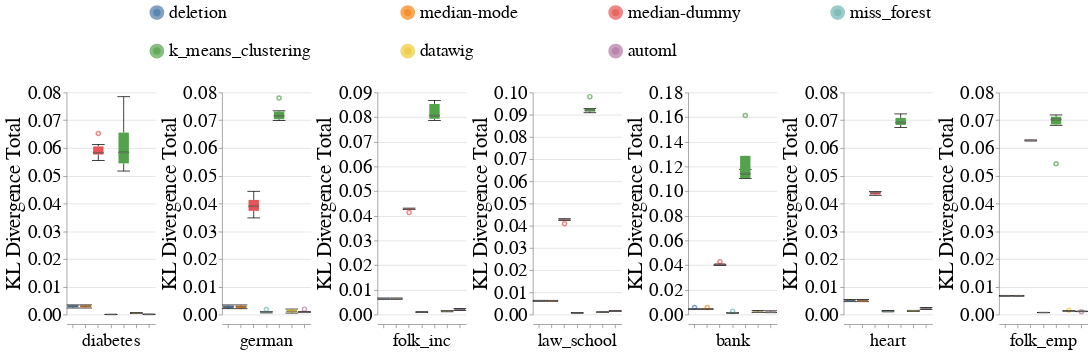

Here is the notebook cell this chart was saved with:
### Code cell
create_box_plots_for_diff_imputers_and_datasets_for_mixed_exp(train_injection_scenario='MCAR3',
                                                              test_injection_scenario='MCAR3',
                                                              metric_name='kl_divergence_total',
                                                              dataset_to_column_name=DATASET_TO_COLUMN_NAME,
                                                              db_client=db_client,
                                                              without_dummy=False)

### Figure 1 — Vega-Lite specification as saved in the notebook (floating-point values rounded to 4 significant figures; data arrays with more than 128 entries replaced by an {"elided": "..."} marker saying what was removed)
{"config": {"view": {"continuousWidth": 400, "continuousHeight": 300, "stroke": null}, "axis": {"labelFontSize": 26, "labelFontWeight": "normal", "titleFontSize": 28, "titleFontWeight": "normal"}, "facet": {"spacing": 5}, "header": {"labelFontSize": 24, "labelOrient": "bottom", "labelPadding": 5, "titleFontSize": 28}, "legend": {"columns": 4, "direction": "horizontal", "labelFontSize": 24, "labelLimit": 400, "orient": "top", "symbolOffset": 110, "symbolStrokeWidth": 10, "titleAnchor": "middle", "titleFontSize": 26, "titleLimit": 300}, "title": {"fontSize": 28}}, "data": {"name": "data-06dba75a12564cdf2f632da500f703b6"}, "mark": {"type": "boxplot", "median": {"stroke": "black", "strokeWidth": 0.7}, "ticks": true}, "encoding": {"color": {"field": "Null_Imputer_Name", "sort": ["deletion", "median-mode", "median-dummy", "miss_forest", "k_means_clustering", "datawig", "automl"], "title": null, "type": "nominal"}, "column": {"field": "Dataset_Name", "sort": {"field": "Dataset_Sequence_Number", "order": "ascending"}, "title": null, "type": "nominal"}, "x": {"axis": {"labels": false}, "field": "Null_Imputer_Name", "sort": ["deletion", "median-mode", "median-dummy", "miss_forest", "k_means_clustering", "datawig", "automl"], "title": null, "type": "nominal"}, "y": {"field": "Kl_Divergence_Total", "scale": {"zero": false}, "title": "KL Divergence Total", "type": "quantitative"}}, "resolve": {"scale": {"y": "independent"}}, "width": 120, "$schema": "https://vega.github.io/schema/vega-lite/v4.17.0.json", "datasets": {"data-06dba75a12564cdf2f632da500f703b6": {"elided": "294 records"}}}
